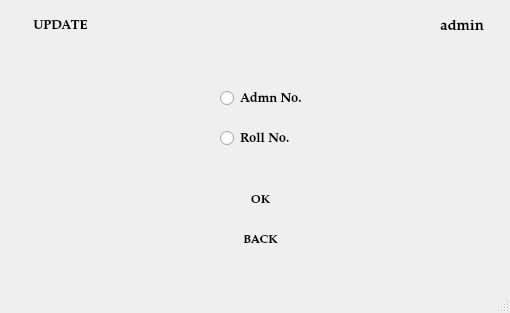
<?xml version="1.0" encoding="UTF-8"?>
<ui version="4.0">
 <class>mod1</class>
 <widget class="QMainWindow" name="mod1">
  <property name="geometry">
   <rect>
    <x>0</x>
    <y>0</y>
    <width>510</width>
    <height>313</height>
   </rect>
  </property>
  <property name="windowTitle">
   <string>MainWindow</string>
  </property>
  <widget class="QWidget" name="centralwidget">
   <widget class="QLabel" name="invalid">
    <property name="geometry">
     <rect>
      <x>150</x>
      <y>350</y>
      <width>251</width>
      <height>31</height>
     </rect>
    </property>
    <property name="font">
     <font>
      <family>MS Sans Serif</family>
     </font>
    </property>
    <property name="styleSheet">
     <string notr="true">color: rgb(255, 3, 3);</string>
    </property>
    <property name="text">
     <string/>
    </property>
   </widget>
   <widget class="QLabel" name="label">
    <property name="enabled">
     <bool>true</bool>
    </property>
    <property name="geometry">
     <rect>
      <x>0</x>
      <y>-20</y>
      <width>751</width>
      <height>541</height>
     </rect>
    </property>
    <property name="frameShadow">
     <enum>QFrame::Plain</enum>
    </property>
    <property name="text">
     <string/>
    </property>
    <property name="pixmap">
     <pixmap resource="pic.qrc">:/newPrefix/ttt.jpg</pixmap>
    </property>
   </widget>
   <widget class="QPushButton" name="add">
    <property name="geometry">
     <rect>
      <x>10</x>
      <y>10</y>
      <width>101</width>
      <height>31</height>
     </rect>
    </property>
    <property name="font">
     <font>
      <family>Palatino Linotype</family>
      <pointsize>10</pointsize>
      <weight>75</weight>
      <bold>true</bold>
     </font>
    </property>
    <property name="acceptDrops">
     <bool>false</bool>
    </property>
    <property name="styleSheet">
     <string notr="true">background-color: rgb(255, 255, 255);</string>
    </property>
    <property name="text">
     <string>UPDATE</string>
    </property>
    <property name="checkable">
     <bool>false</bool>
    </property>
    <property name="default">
     <bool>true</bool>
    </property>
    <property name="flat">
     <bool>true</bool>
    </property>
   </widget>
   <widget class="QLabel" name="label_2">
    <property name="geometry">
     <rect>
      <x>410</x>
      <y>10</y>
      <width>31</width>
      <height>31</height>
     </rect>
    </property>
    <property name="text">
     <string/>
    </property>
    <property name="pixmap">
     <pixmap resource="pic.qrc">:/newPrefix/icon.png</pixmap>
    </property>
   </widget>
   <widget class="QLabel" name="label_3">
    <property name="geometry">
     <rect>
      <x>440</x>
      <y>20</y>
      <width>47</width>
      <height>13</height>
     </rect>
    </property>
    <property name="font">
     <font>
      <family>Palatino Linotype</family>
      <pointsize>11</pointsize>
      <weight>75</weight>
      <bold>true</bold>
     </font>
    </property>
    <property name="text">
     <string>admin</string>
    </property>
   </widget>
   <widget class="QLabel" name="invalid_2">
    <property name="geometry">
     <rect>
      <x>240</x>
      <y>280</y>
      <width>151</width>
      <height>16</height>
     </rect>
    </property>
    <property name="font">
     <font>
      <family>MS Sans Serif</family>
      <pointsize>10</pointsize>
      <weight>75</weight>
      <bold>true</bold>
     </font>
    </property>
    <property name="styleSheet">
     <string notr="true">color:rgb(238, 0, 0)</string>
    </property>
    <property name="text">
     <string/>
    </property>
   </widget>
   <widget class="QPushButton" name="back">
    <property name="geometry">
     <rect>
      <x>220</x>
      <y>230</y>
      <width>81</width>
      <height>21</height>
     </rect>
    </property>
    <property name="font">
     <font>
      <family>Palatino Linotype</family>
      <pointsize>9</pointsize>
      <weight>75</weight>
      <bold>true</bold>
     </font>
    </property>
    <property name="acceptDrops">
     <bool>false</bool>
    </property>
    <property name="styleSheet">
     <string notr="true">background-color: rgb(255, 255, 255);</string>
    </property>
    <property name="text">
     <string>BACK</string>
    </property>
    <property name="checkable">
     <bool>false</bool>
    </property>
    <property name="default">
     <bool>true</bool>
    </property>
    <property name="flat">
     <bool>true</bool>
    </property>
   </widget>
   <widget class="QPushButton" name="classwise">
    <property name="geometry">
     <rect>
      <x>220</x>
      <y>190</y>
      <width>81</width>
      <height>21</height>
     </rect>
    </property>
    <property name="font">
     <font>
      <family>Palatino Linotype</family>
      <pointsize>9</pointsize>
      <weight>75</weight>
      <bold>true</bold>
     </font>
    </property>
    <property name="acceptDrops">
     <bool>false</bool>
    </property>
    <property name="styleSheet">
     <string notr="true">background-color: rgb(255, 255, 255);</string>
    </property>
    <property name="text">
     <string>OK</string>
    </property>
    <property name="checkable">
     <bool>false</bool>
    </property>
    <property name="default">
     <bool>true</bool>
    </property>
    <property name="flat">
     <bool>true</bool>
    </property>
   </widget>
   <widget class="QRadioButton" name="admnno">
    <property name="geometry">
     <rect>
      <x>220</x>
      <y>90</y>
      <width>82</width>
      <height>17</height>
     </rect>
    </property>
    <property name="font">
     <font>
      <family>Palatino Linotype</family>
      <pointsize>10</pointsize>
      <weight>75</weight>
      <bold>true</bold>
     </font>
    </property>
    <property name="text">
     <string>Admn No.</string>
    </property>
   </widget>
   <widget class="QRadioButton" name="admnno_2">
    <property name="geometry">
     <rect>
      <x>220</x>
      <y>130</y>
      <width>82</width>
      <height>17</height>
     </rect>
    </property>
    <property name="font">
     <font>
      <family>Palatino Linotype</family>
      <pointsize>10</pointsize>
      <weight>75</weight>
      <bold>true</bold>
     </font>
    </property>
    <property name="text">
     <string>Roll No.</string>
    </property>
   </widget>
  </widget>
  <widget class="QMenuBar" name="menubar">
   <property name="geometry">
    <rect>
     <x>0</x>
     <y>0</y>
     <width>510</width>
     <height>21</height>
    </rect>
   </property>
  </widget>
  <widget class="QStatusBar" name="statusbar"/>
 </widget>
 <tabstops>
  <tabstop>admnno</tabstop>
  <tabstop>admnno_2</tabstop>
  <tabstop>classwise</tabstop>
  <tabstop>back</tabstop>
  <tabstop>add</tabstop>
 </tabstops>
 <resources>
  <include location="pic.qrc"/>
 </resources>
 <connections/>
</ui>
